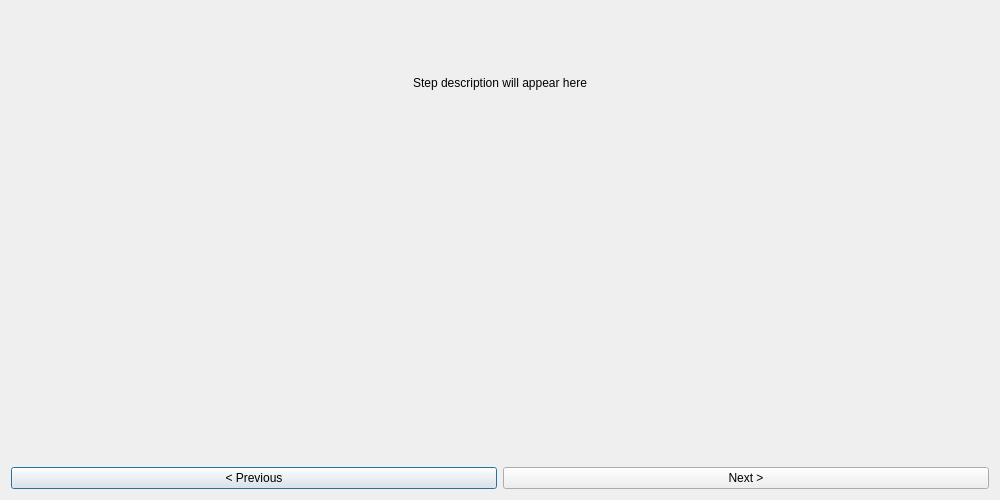
<?xml version="1.0" encoding="UTF-8"?>
<ui version="4.0">
 <class>Dialog</class>
 <widget class="QDialog" name="Dialog">
  <property name="geometry">
   <rect>
    <x>0</x>
    <y>0</y>
    <width>1000</width>
    <height>500</height>
   </rect>
  </property>
  <property name="windowTitle">
   <string>Generate Sharekhan TOTP</string>
  </property>
  <layout class="QVBoxLayout" name="verticalLayout">
   <item>
    <widget class="QLabel" name="stepLabel">
     <property name="text">
      <string>Step description will appear here</string>
     </property>
     <property name="alignment">
      <set>Qt::AlignCenter</set>
     </property>
     <property name="wordWrap">
      <bool>true</bool>
     </property>
     <property name="openExternalLinks">
      <bool>true</bool>
     </property>
    </widget>
   </item>
   <item>
    <widget class="QLabel" name="imageLabel">
     <property name="minimumSize">
      <size>
       <width>300</width>
       <height>300</height>
      </size>
     </property>
     <property name="scaledContents">
      <bool>true</bool>
     </property>
     <property name="alignment">
      <set>Qt::AlignCenter</set>
     </property>
    </widget>
   </item>
   <item>
    <layout class="QHBoxLayout" name="buttonLayout">
     <item>
      <widget class="QPushButton" name="prevButton">
       <property name="text">
        <string>&lt; Previous</string>
       </property>
      </widget>
     </item>
     <item>
      <widget class="QPushButton" name="nextButton">
       <property name="text">
        <string>Next &gt;</string>
       </property>
      </widget>
     </item>
    </layout>
   </item>
  </layout>
 </widget>
 <resources/>
 <connections/>
</ui>
